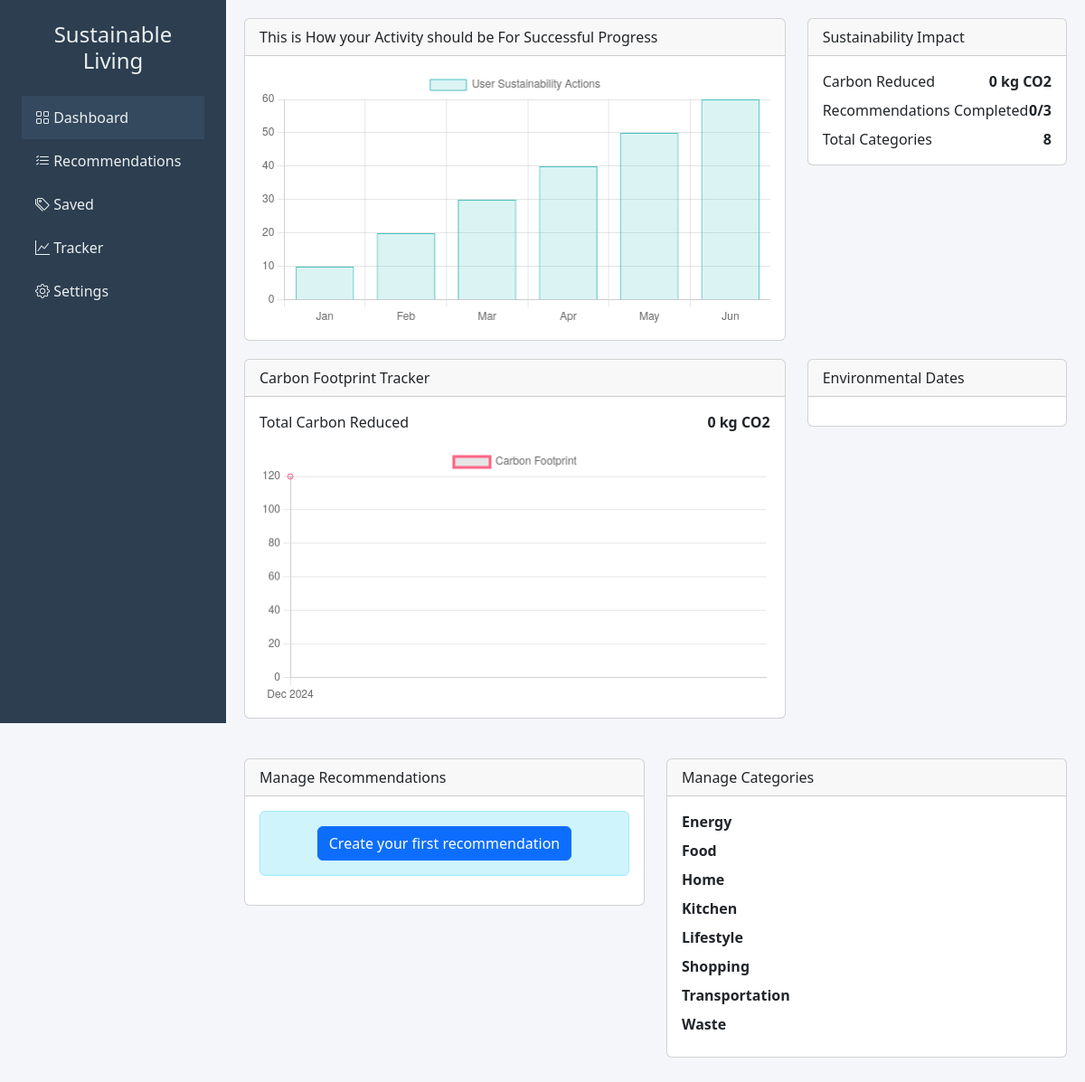
The page /dashboard/ (signed in) on the database its author committed.
### recommendations/models.py (models this page shows, shortened)
class Category(models.Model):
    name = models.CharField(max_length=100)

### recommendations/views.py (the view)
# urls.py: path('dashboard/', views.dashboard, name='dashboard'),
@login_required
def dashboard(request):
    user = request.user
    categories = Category.objects.all()
    saved_recommendations = SavedRecommendation.objects.filter(user=user)
    months = []
    carbon_savings = []
    total_carbon_reduced = 0  # Initialize total carbon reduced
    for saved in saved_recommendations:
        month_year = saved.saved_at.strftime('%b %Y')  # Extract month/year from saved_at
        if month_year not in months:
            months.append(month_year)
        recommendation = saved.recommendation
        carbon_saved = float(recommendation.carbon_saved)
        carbon_savings.append(carbon_saved)
        if saved.completed:
            total_carbon_reduced += carbon_saved  # Add carbon saved if recommendation is completed
    total_recommendations = saved_recommendations.count()
    completed_recommendations = saved_recommendations.filter(completed=True).count()
    context = {
        'months': json.dumps(months),
        'carbon_savings': json.dumps(carbon_savings),
        'total_carbon_reduced': total_carbon_reduced,  # Pass total carbon reduced to template
        'completed_recommendations': completed_recommendations,
        'total_recommendations': total_recommendations,
        'categories': categories,
    }
    return render(request, 'dashboard.html', context)

### recommendations/templates/recommendations/dashboard.html (shortened to what this page needs)
<!DOCTYPE html>
<html lang="en">
<head>
    <link href="https://cdn.jsdelivr.net/npm/bootstrap@5.3.0/dist/css/bootstrap.min.css" rel="stylesheet">
    <link href="https://cdn.jsdelivr.net/npm/bootstrap-icons@1.10.0/font/bootstrap-icons.css" rel="stylesheet">
    <link href="https://cdn.jsdelivr.net/npm/fullcalendar@6.1.9/main.min.css" rel="stylesheet">
</head>
<body>
    <div class="sidebar">
        <div class="p-4">
            <h4 class="text-center mb-4">Sustainable Living</h4>
            <nav>
                <a href="{% url 'dashboard' %}" class="sidebar-link active">
                    <i class="bi bi-grid"></i> Dashboard
                </a>
                <a href="{% url 'recommendations' %}" class="sidebar-link">
                    <i class="bi bi-list-check"></i> Recommendations
                </a>
                <a href="{% url 'saved' %}" class="sidebar-link">
                    <i class="bi bi-tags"></i> Saved
                </a>
                <a href="{% url 'tracker' %}" class="sidebar-link">
                    <i class="bi bi-graph-up"></i> Tracker
                </a>
                <a href="{% url 'settings' %}" class="sidebar-link">
                    <i class="bi bi-gear"></i> Settings
                </a>
            </nav>
        </div>
    </div>
    <div class="content-wrapper">
        <div class="row">
            <div class="col-md-8">
                <div class="card dashboard-card">
                    <div class="card-header">This is How your Activity should be For Successful Progress</div>
                    <div class="card-body">
                        <canvas id="userActivityChart"></canvas>
                    </div>
                </div>
            </div>
            <div class="col-md-4">
                <div class="card dashboard-card">
                    <div class="card-header">Sustainability Impact</div>
                    <div class="card-body">
                        <div class="d-flex justify-content-between mb-2">
                            <span>Carbon Reduced</span>
                            <strong>{{ total_carbon_reduced }} kg CO2</strong>
                        </div>
                        <div class="d-flex justify-content-between mb-2">
                            <span>Recommendations Completed</span>
                            <strong>{{ completed_recommendations }}/{{ total_recommendations }}</strong>
                        </div>
                        <div class="d-flex justify-content-between">
                            <span>Total Categories</span>
                            <strong>{{ categories.count }}</strong>
                        </div>
                    </div>
                </div>
            </div>
            <div class="col-md-8">
                <div class="card dashboard-card">
                    <div class="card-header">Carbon Footprint Tracker</div>
                    <div class="card-body">
                        <div class="d-flex justify-content-between mb-3">
                            <span>Total Carbon Reduced</span>
                            <strong>{{ total_carbon_reduced }} kg CO2</strong>
                        </div>
                        <canvas id="carbonFootprintChart"></canvas>
                    </div>
                </div>
            </div>
            <div class="col-md-4">
                <div class="card dashboard-card">
                    <div class="card-header">Environmental Dates</div>
                    <div class="card-body">
                    </div>
                </div>
            </div>
        </div>
        <div class="row mt-4">
            <div class="col-md-6">
                <div class="card dashboard-card">
                    <div class="card-header">Manage Recommendations</div>
                    <div class="card-body">
                        {% for recommendation in recommendations %}
                            <div class="d-flex justify-content-between align-items-center mb-2">
                                <div>
                                    <strong>{{ recommendation.title }}</strong>
                                    <span class="badge bg-info ms-2">{{ recommendation.category.name }}</span>
                                </div>
                                <span class="badge bg-success">{{ recommendation.impact }}</span>
                            </div>
                        {% empty %}
                            <div class="alert alert-info text-center">
                                <a href="{% url 'recommendations' %}" class="btn btn-primary">Create your first recommendation</a>
                            </div>
                        {% endfor %}
                    </div>
                </div>
            </div>
            <div class="col-md-6">
                <div class="card dashboard-card">
                    <div class="card-header">Manage Categories</div>
                    <div class="card-body">
                        {% if categories %}
                            {% for category in categories %}
                                <div class="d-flex justify-content-between align-items-center mb-2">
                                    <strong>{{ category.name }}</strong>
                                </div>
                            {% endfor %}
                        {% else %}
                            <p class="text-center text-muted">No categories available</p>
                        {% endif %}
                    </div>
                </div>
            </div>
        </div>
    <script>
        // User Activity Chart
        const userActivityCtx = document.getElementById('userActivityChart').getContext('2d');
        new Chart(userActivityCtx, {
            type: 'bar',
            data: {
                labels: ['Jan', 'Feb', 'Mar', 'Apr', 'May', 'Jun'],
                datasets: [{
                    label: 'User Sustainability Actions',
                    data: [10, 20, 30, 40, 50, 60],
                    backgroundColor: 'rgba(75, 192, 192, 0.2)',
                    borderColor: 'rgba(75, 192, 192, 1)',
                    borderWidth: 1
                }]
            }
        });
        // Carbon Footprint Chart
        const carbonFootprintCtx = document.getElementById('carbonFootprintChart').getContext('2d');
        // Data passed from Django view
        const monthLabels = JSON.parse('{{ months|escapejs }}');  // Parse the JSON string
        const carbonData = JSON.parse('{{ carbon_savings|escapejs }}');  // Parse the JSON string
        new Chart(carbonFootprintCtx, {
            type: 'line',
            data: {
                labels: monthLabels,  // Dynamic month labels from saved_at
                datasets: [{
                    label: 'Carbon Footprint',
                    data: carbonData,  // Carbon savings data from recommendations
                    fill: false,
                    borderColor: 'rgba(255, 99, 132, 1)',
                    tension: 0.1
                }]
            }
        });
        // FullCalendar
        const calendarEl = document.getElementById('environmentCalendar');
        new FullCalendar.Calendar(calendarEl, {
            initialView: 'dayGridMonth',
            events: [
                { title: 'Earth Day', date: '2024-04-22' },
                { title: 'World Environment Day', date: '2024-06-05' }
            ]
        }).render();
    </script>
</body>
</body>
</html>

### recommendations/templates/recommendations/dashboard.html (style rules this page uses)
:root { --sidebar-width: 250px; --sidebar-bg: #2c3e50; --sidebar-text: #ecf0f1; --active-link-bg: #34495e; }
body { background-color: #f4f6f9; overflow-x: hidden; }
.sidebar { position: fixed; top: 0; left: 0; height: 100vh; width: var(--sidebar-width); background-color: var(--sidebar-bg); color: var(--sidebar-text); transition: transform 0.3s ease; z-index: 1000; }
.sidebar-link { color: var(--sidebar-text); padding: 12px 15px; display: block; text-decoration: none; transition: background-color 0.3s ease; }
.sidebar-link:hover, .sidebar-link.active { background-color: var(--active-link-bg); }
.content-wrapper { margin-left: var(--sidebar-width); padding: 20px; }
.dashboard-card { transition: transform 0.3s, box-shadow 0.3s; margin-bottom: 20px; }
#userActivityChart, #carbonFootprintChart { max-height: 300px; }

### rows shown on the page
Category: name "Energy"
Category: name "Food"
Category: name "Home"
Category: name "Kitchen"
Category: name "Lifestyle"
Category: name "Shopping"
Category: name "Transportation"
Category: name "Waste"

### other values the page prints
{{ total_carbon_reduced }} "0"
{{ completed_recommendations }} "0"
{{ total_recommendations }} "3"
{{ categories.count }} "8"
chart data {{ carbon_savings|escapejs }} [120.0, 40.0, 10.0]
